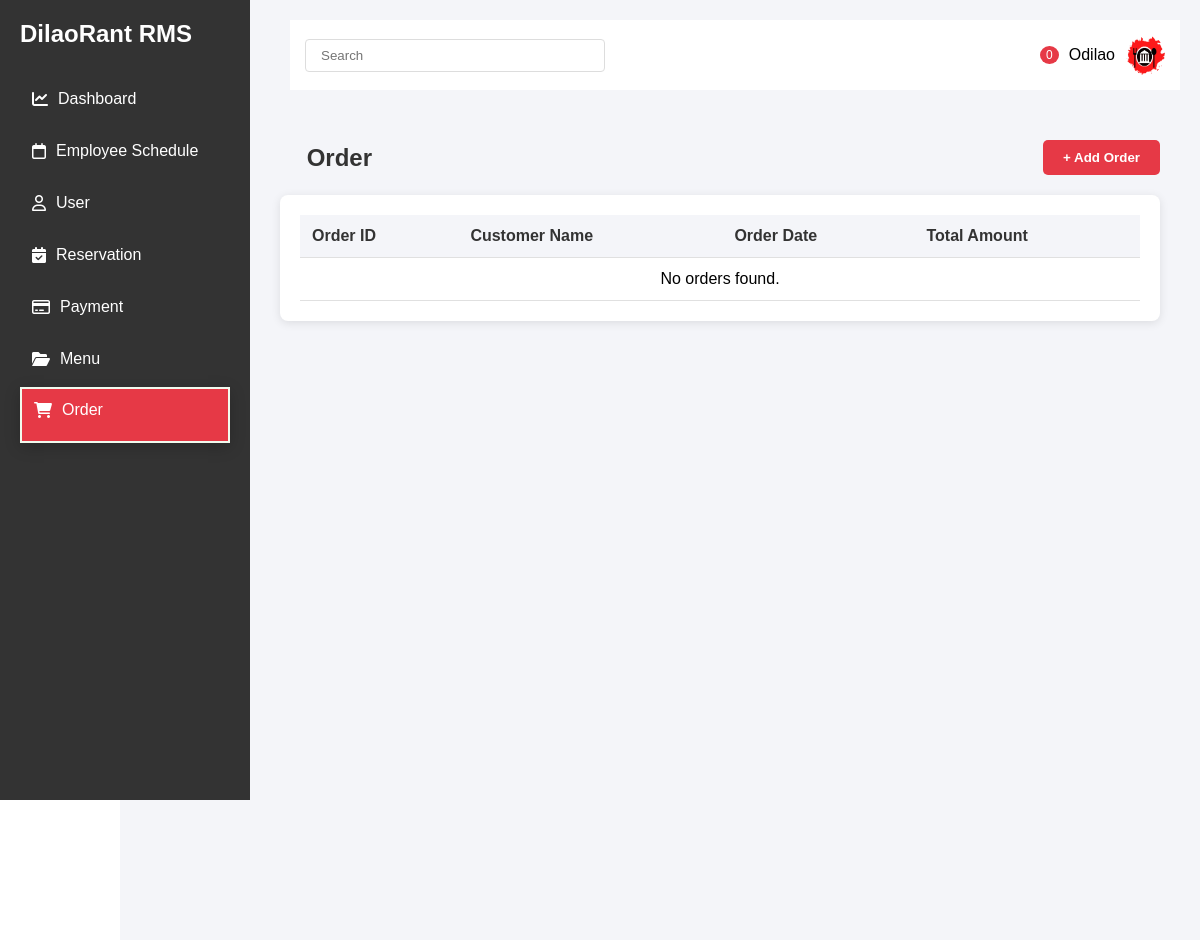
/dashboard/Order/, run on an earlier commit of the app's database.
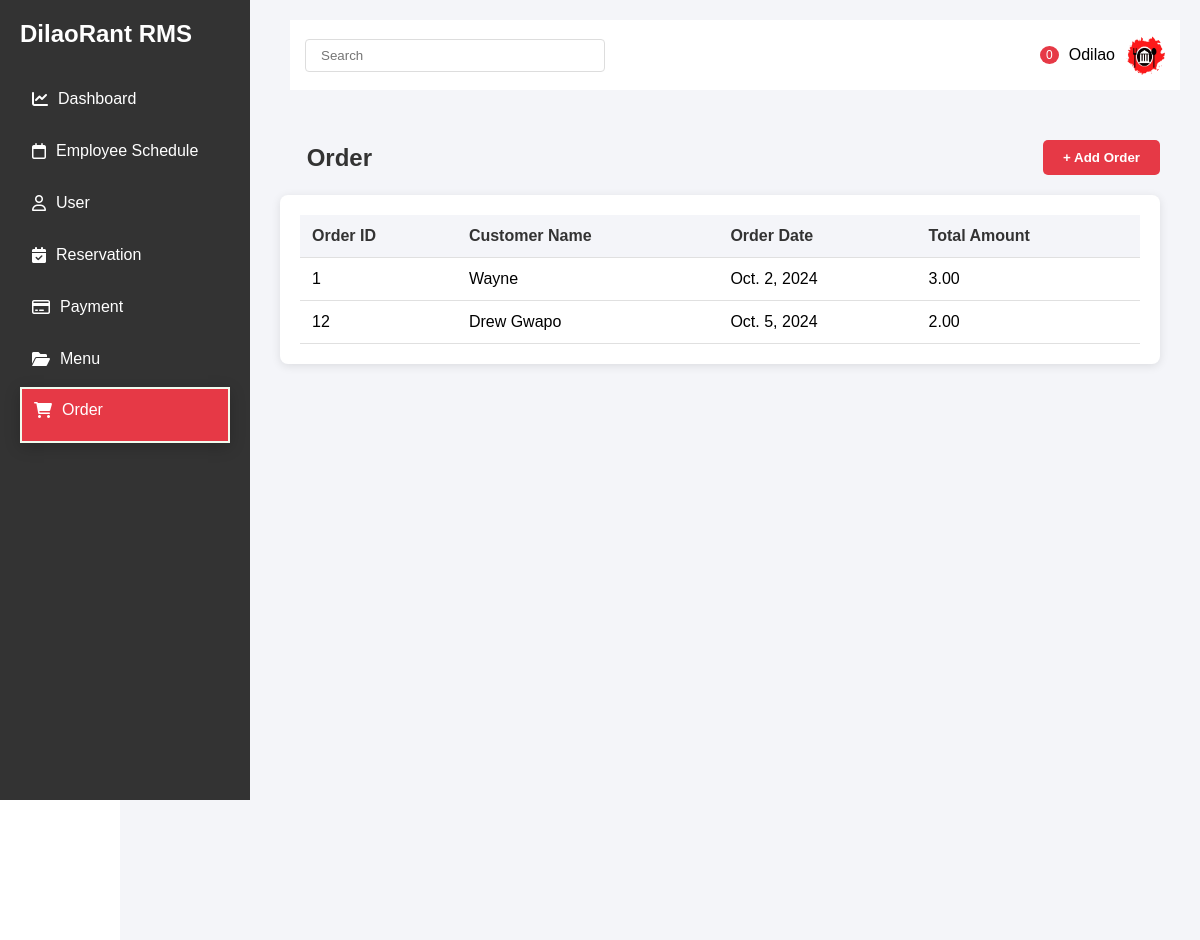
And on a later commit of the database.
### Order/models.py (models this page shows)
class Order(models.Model):
    order_id = models.AutoField(primary_key=True)
    customer_name = models.CharField(max_length=100)
    order_date = models.DateField()
    total_amount = models.DecimalField(max_digits=10, decimal_places=2)

### Order/views.py (the view)
# urls.py: path('',views.display_Order,name="displayOrder"),
def display_Order(request):
    orders = Order.objects.all()
    return render(request, 'Order/OrderDisplay.html', {'orders': orders})

### Order/templates/Order/OrderDisplay.html (shortened to what this page needs)
{% load static %}
<!DOCTYPE html>
<html lang="en">
<head>
    <link rel="stylesheet" href="https://cdnjs.cloudflare.com/ajax/libs/font-awesome/6.0.0/css/all.min.css">
</head>
<body>
    <div class="sidebar">
        <h2>DilaoRant RMS</h2>
        <div style="margin-top: 30px;">
            <a href="{% url 'successdashboard' %}" class="menu-item">
                <i class="fas fa-chart-line"></i>
                Dashboard
            </a>
            <a href="{% url 'Display' %}" class="menu-item">
                <i class="fa-regular fa-calendar"></i>
                Employee Schedule
            </a>
            <a href="{% url 'DisplayUser'%}" class="menu-item">
                <i class="fa-regular fa-user"></i>
                User
            </a>
            <a href="{% url 'DisplayReservation'%}" class="menu-item">
                <i class="fa-solid fa-calendar-check"></i>
                Reservation
            </a>
            <a href="{% url 'DisplayPayment' %}" class="menu-item">
                <i class="fa-regular fa-credit-card"></i>
                Payment
            </a>
            <a href="{% url 'DisplayMenu' %}" class="menu-item">
                <i class="fa-solid fa-folder-open"></i>
                Menu
            </a>
            <div class="selected">
            <a href="{% url 'DisplayOrder' %}" class="menu-item">
                <i class="fa-solid fa-cart-shopping"></i>
                Order
            </a> </div>
        </div>
    </div>
    <div class="main-content">
        <div class="top-bar" style=" margin-left: 150px;">
            <input type="text" class="search-bar" placeholder="Search">
            <div class="user-profile">
                <span class="notification">0</span>
                <span>Odilao</span>
                <img src="{% static 'dashboard/bg3.png' %}" alt="Admin" style="width: 40px; height: 40px; border-radius: 50%;">
            </div>
        </div>
        <div class="main-content">
                <div class="schedule-header">
                    <h2 class="schedule-title">&nbsp;&nbsp;&nbsp;&nbsp;Order</h2>
                    <button class="add-schedule-btn" onclick="showPopup()">+ Add Order</button>
                </div>
                <div class="schedule-container">
                    <table class="schedule-table">
                        <thead>
                            <tr>
                                <th>Order ID</th>
                                <th>Customer Name</th>
                                <th>Order Date</th>
                                <th>Total Amount</th>
                            </tr>
                        </thead>
                        <tbody>
                            {% for order in orders %}
                            <tr>
                                <td>{{ order.order_id }}</td>
                                <td>{{ order.customer_name }}</td>
                                <td>{{ order.order_date }}</td>
                                <td>{{ order.total_amount }}</td>
                            </tr>
                            {% empty %}
                            <tr>
                                <td colspan="4" style="text-align: center;">No orders found.</td>
                            </tr>
                            {% endfor %}
                        </tbody>
                    </table>
                </div>
        </div>
    </div>
</body>
</html>

What changed in the data, as far as the page shows it:
added Order: order_id "1", customer_name "Wayne", order_date "Oct. 2, 2024", total_amount "3.00"
added Order: order_id "12", customer_name "Drew Gwapo", order_date "Oct. 5, 2024", total_amount "2.00"
Also different on the page:
text no longer shown: "No orders found."
